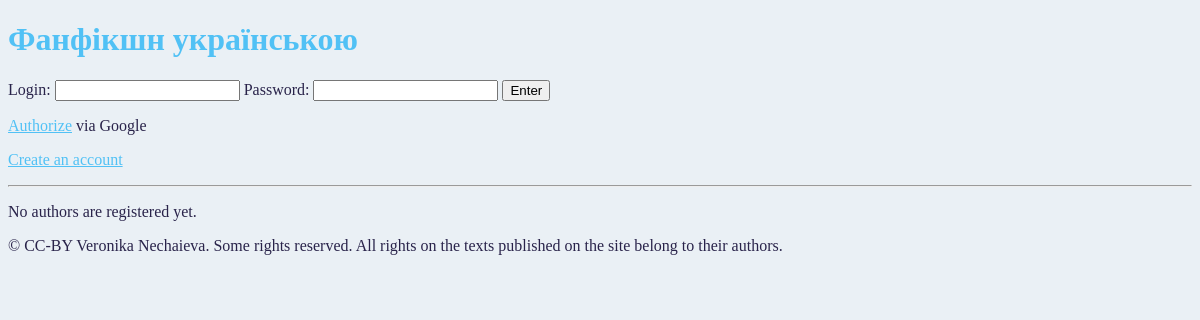
The page /fics/authors on the database as committed earlier.
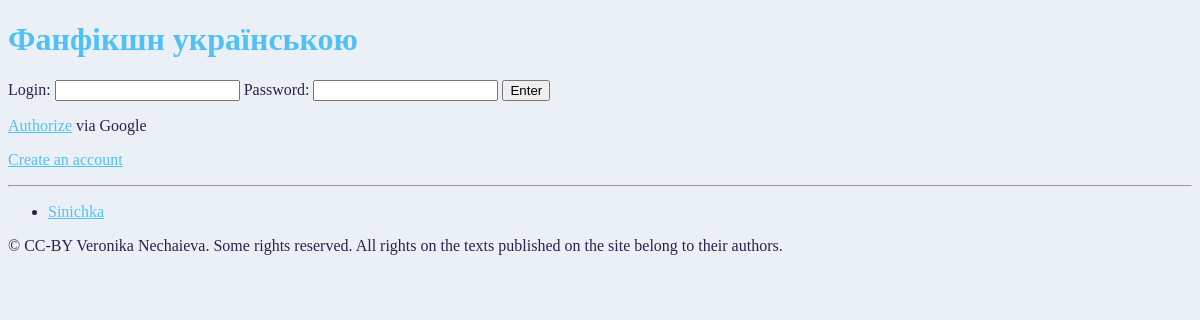
The same page on the database as committed later.
### app_fanfics/models.py (models this page shows)
class Author(models.Model):
    nickname = models.CharField(max_length=50)
    user = models.OneToOneField(User, on_delete=models.SET_NULL, null=True)
    register_date = models.DateField()
    def __str__(self):
        return self.nickname

### app_fanfics/views/authors.py (the view)
# urls.py: path('authors', authors.author_list, name='authors_list'),
def author_list(request):
    context = get_login_context(request, {
        'authors_list': Author.objects.order_by('nickname')
    })
    print("author_list: context={}".format(context))
    return render(request, 'author_list.html', context)

### app_fanfics/views/login_context.py (called while the page is built)
def get_login_context(request, base_context: dict = None):
    logged_in = request.user.is_authenticated
    if logged_in:
        username = request.user.username
        author_ids = Author.objects.filter(nickname=username)
        author_id = author_ids[0].id if author_ids is not None else None
    else:
        username = None
        author_id = None
    auth_context = {
        'logged_in': request.user.is_authenticated,
        'username': username,
        'author_id': author_id,
        'google_url': GOOGLE_URL}
    if base_context:
        context = base_context
        base_context.update(auth_context)
        return context
    return auth_context

### app_fanfics/templates/author_list.html (shortened to what this page needs)
<!DOCTYPE html>
{% load static %}
<html lang="en">
<head>
    <link rel="stylesheet" type="text/css" href="{% static 'css/style.css' %}">
</head>
<body>
{% include "sub_elements/header.html" %}
<hr/>
{% if authors_list %}
<ul>
    {% for author in authors_list %}
    <li><a href="{% url 'fics:author_page' author.id %}">{{author.nickname}}</a></li>
    {% endfor %}
</ul>
{% else %}
<p> No authors are registered yet.</p>
{% endif %}
{% include "sub_elements/footer.html" %}
</body>
</html>

Rows that differ between the two databases and show on the page:
added Author: nickname "Sinichka"
Other text that changed with them:
text no longer shown: "No authors are registered yet."
